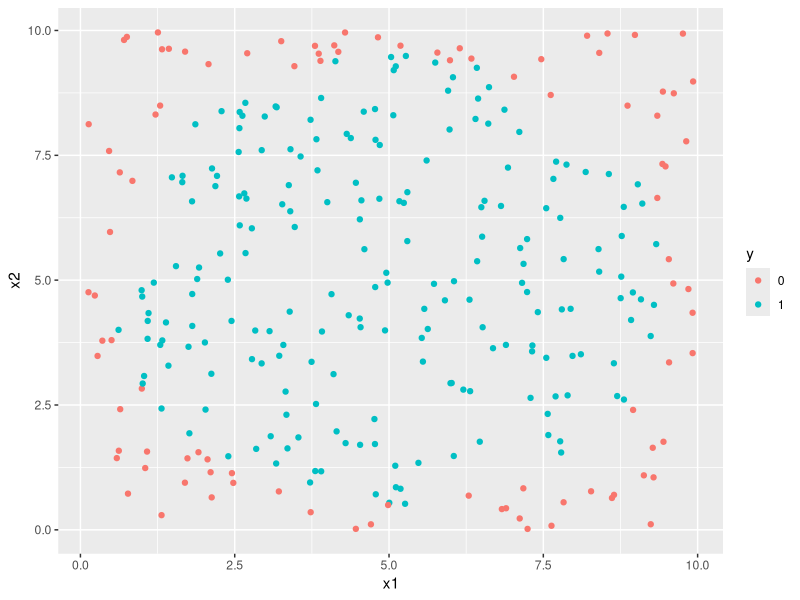
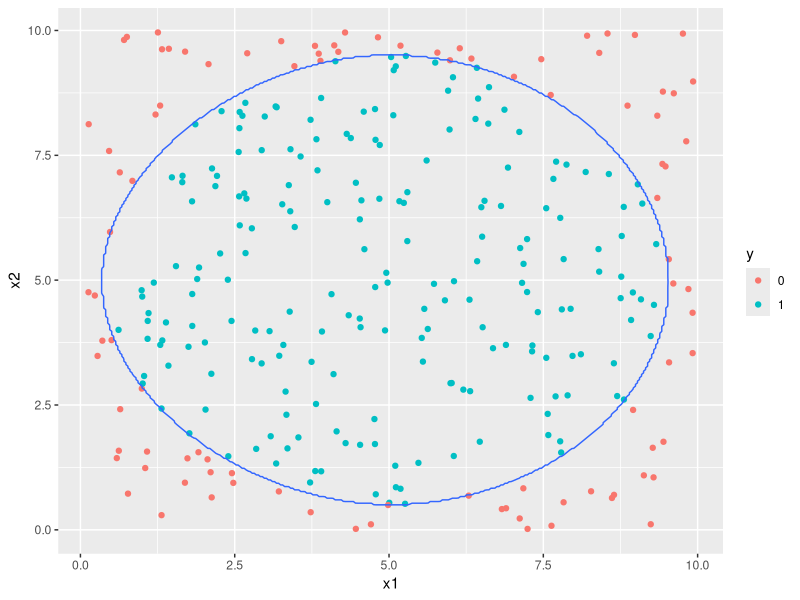

Write the R code that produced these figures, in order.
library(tidyverse)
library(splines)


### simulate data ---------

set.seed(1)

x1 <- runif(300, 0, 10)
x2 <- runif(300, 0, 10)

y <- as.factor(ifelse(sqrt((x1-5)^2 + (x2-5)^2) < 4.5, 1, 0))

df <- data.frame(y=y, x1=x1, x2=x2)

rm(x1, x2, y)

head(df)

ggplot(df, aes(x=x1, y=x2, color=y)) + geom_point()

### logistic regression with natural cubic splines -------

logit_mod <- glm(y ~ ns(x1,2)*ns(x2,2), data=df, family=binomial)
## p-values are unreliable due to perfect separation

summary(logit_mod)

### decision boundary ------

x1 <- seq(min(df$x1), max(df$x1), length.out=300)
x2 <- seq(min(df$x2), max(df$x2), length.out=300)

X_complete <- expand.grid(x1=x1, x2=x2)

X_complete$logit_pred <- predict(logit_mod, newdata=X_complete, type="response")

ggplot(df, aes(x=x1, y=x2, color=y)) + geom_point() +
  geom_contour(data=X_complete, aes(x=x1, y=x2, z=logit_pred),
               inherit.aes = FALSE, breaks=c(0.5))

